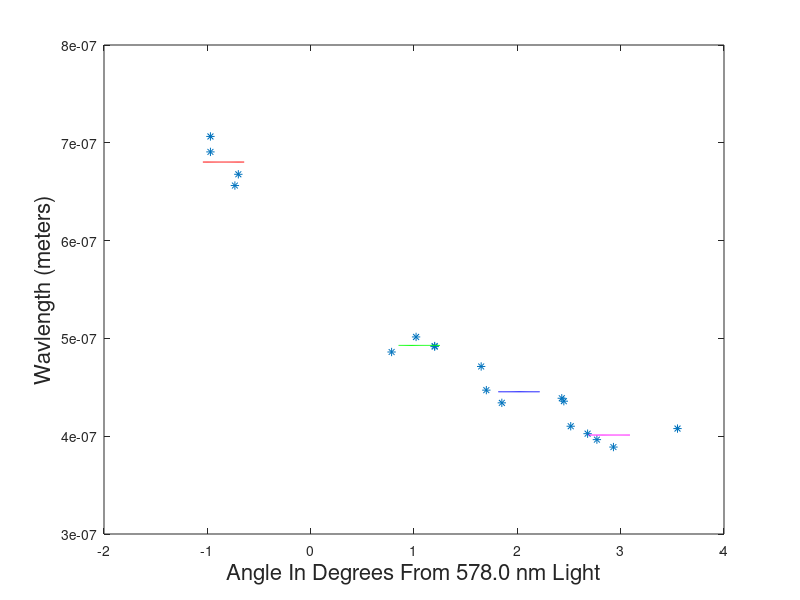
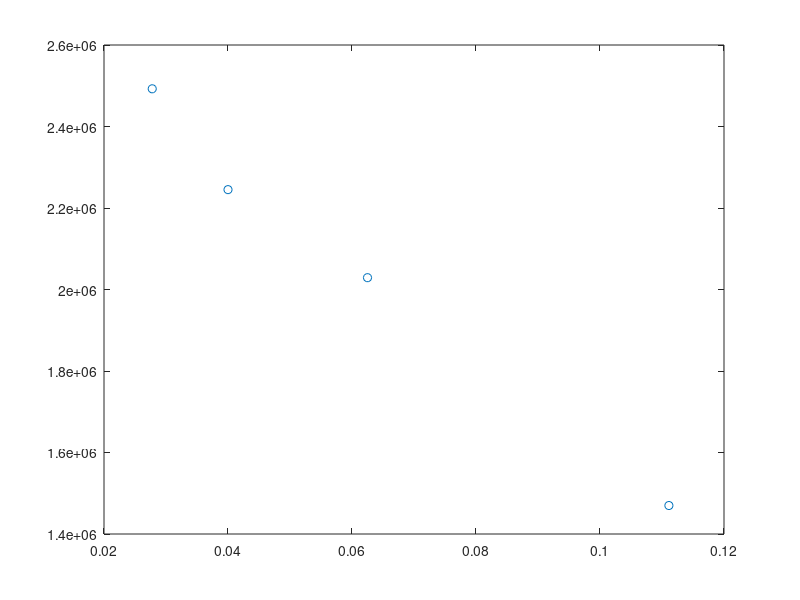

These figures' MATLAB source, in order: (Note: this script raises an error after producing the figures.)
clc
clear
close all

helium(1,:) = [228.23 228.07 227.98 227.73 227 226.95 226.5 226.32 224.6 224.33]; %angle
helium(2,:) = helium(1,:) - 225.3; %to ref angle
helium(3,:) = [388.9 396.5 402.6 438.8 447.1 471.3 492.2 501.5 667.8 706.5]; %wavelength in nm
helium(3,:) = helium(3,:)*(10^-9);

hydrogen(1,:) = [227+49/60,227+9/60,226+5/60,224+34/60]; %angle
hydrogen(2,:) = hydrogen(1,:)-225.3; %to ref angle
hydrogen(3,:) = [410.2 434.1 486.1 656.3]; %wavelength
hydrogen(3,:) = hydrogen(3,:)*(10^-9);

mercury(1,:) = [228.85 227.75 226.5 224.33];
mercury(2,:) = mercury(1,:)-225.3;
mercury(3,:) = [407.8 435.8 491.6 690.7];
mercury(3,:) = mercury(3,:) * (10^-9);

all = [helium,hydrogen,mercury];

red = [656.3 690.7 667.8 706.5];
red = red * (10^-9);
avgRedWavelength = mean(red);
avgRedAngle = (all(find(red(1)==all)-1)+all(find(red(2)==all)-1)+all(find(red(3)==all)-1)+all(find(red(4)==all)-1))/4;

green = [501.5 486.1 491.6 492.2];
green = green * (10^-9);
avgGreenWavelength = mean(green);
avgGreenAngle = (all(find(green(1)==all)-1) + all(find(green(2)==all)-1) + all(find(green(3)==all)-1) +all(find(green(4)==all)-1))/4;

blue = [435.8 447.1 471.3 438.8 434.1];
blue = blue * (10^-9);
avgBlueWavelength = mean(blue);
avgBlueAngle = (all(find(blue(1)==all)-1) +all(find(blue(2)==all)-1) + all(find(blue(3)==all)-1)+ all(find(blue(4)==all)-1)+ all(find(blue(5)==all)-1))/5;

violet = [388.9 396.5 402.6 407.8 410.2];
violet = violet * (10^-9);
avgVioletWavelength = mean(violet);
avgVioletAngle = (all(find(violet(1)==all)-1)+all(find(violet(2)==all)-1)+all(find(violet(3)==all)-1)+all(find(violet(4)==all)-1)+all(find(violet(5)==all)-1))/5;

figure(2)
plot(all(2,:),all(3,:),'*');
hold on

xR = (avgRedAngle-.2:.01:avgRedAngle+.2);
yR = avgRedWavelength * ones(1,41);
plot(xR,yR,'r');

xG = (avgGreenAngle-.2:.01:avgGreenAngle+.2);
yG = avgGreenWavelength * ones(1,41);
plot(xG,yG,'g');

xB = (avgBlueAngle-.2:.01:avgBlueAngle+.2);
yB = avgBlueWavelength * ones(1,41);
plot(xB,yB,'b');

xV = (avgVioletAngle-.2:.01:avgVioletAngle+.2);
yV = avgVioletWavelength * ones(1,41);
plot(xV,yV,'m');

xlabel('Angle In Degrees From 578.0 nm Light','FontSize',16);
ylabel('Wavlength (meters)','FontSize',16);
hold off

figure(3)
newY(1,1) = mean(red);
newY(1,2) = mean(green);
newY(1,3) = mean(blue);
newY(1,4) = mean(violet);
newY = 1./newY;

newX = [3 4 5 6];
newX = newX.^2;
newX = 1./newX;

plot(newX,newY,'o');
hold on
fitlm(newX,newY) % The following is the data from the Linear Regression
% Linear regression model:
%     y ~ 1 + x1
% 
% Estimated Coefficients:
%                     Estimate          SE         tStat       pValue  
%                    ___________    __________    _______    __________
% 
%     (Intercept)     2.7714e+06         55970     49.515    0.00040762
%     x1             -1.1803e+07    8.2027e+05    -14.389     0.0047954
% 
% 
% Number of observations: 4, Error degrees of freedom: 2
% Root Mean Squared Error: 5.22e+04
% R-squared: 0.99,  Adjusted R-Squared: 0.986
% F-statistic vs. constant model: 207, p-value = 0.0048
XX = [0:0.01:0.15];
YY = (XX.*(-1.1803e+07))+2.7714e+06;
plot(XX,YY);
xlabel('1/n^2 (n is principal quantum number)','FontSize',20);
ylabel('1/\lambda (\lambda is the wavelength in meters)','FontSize',20);
legend('Data Points','Linear Regression (y = -1.1803 x 10^7 + 2.7714 x 10^6)','FontSize',16)
hold off





















